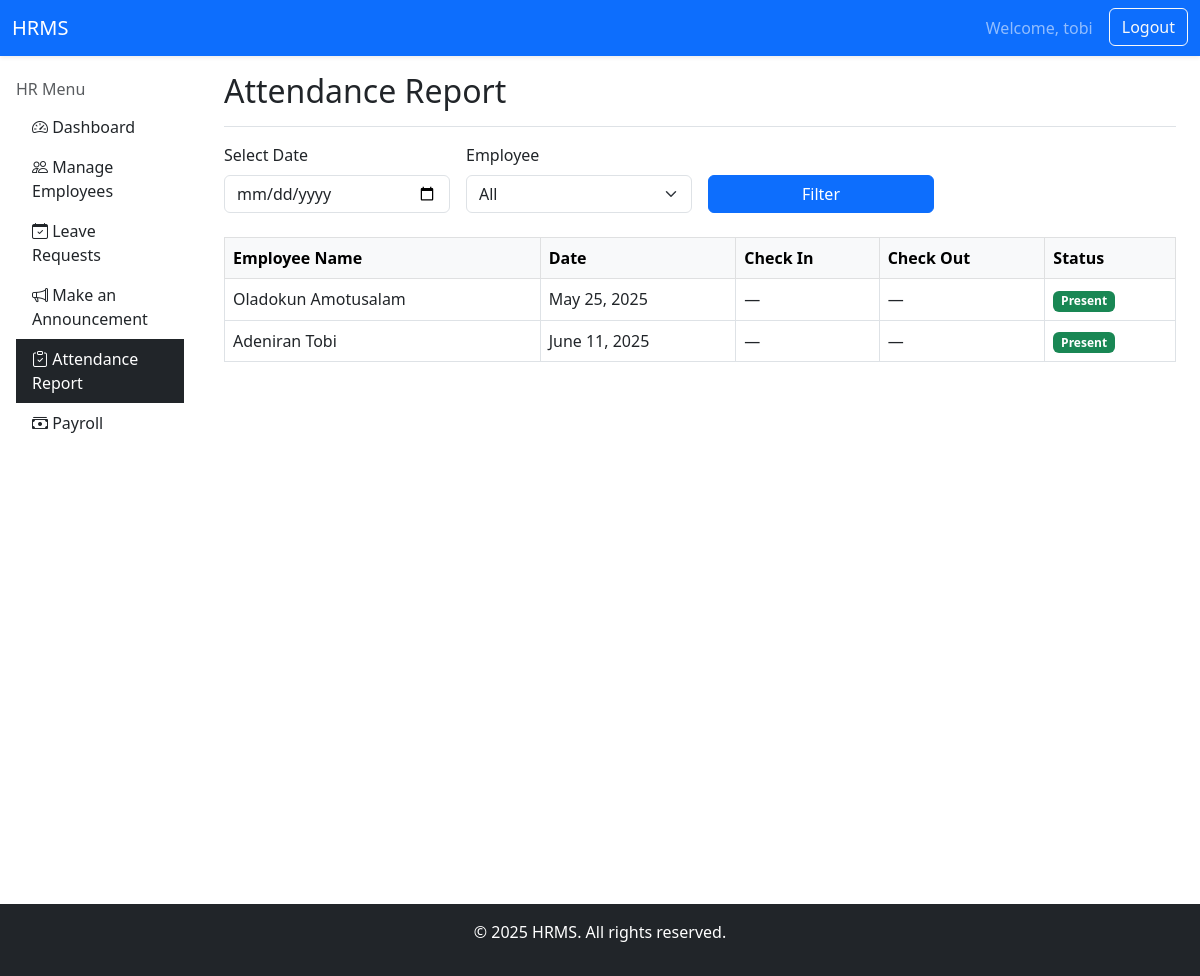
Page /attendance-report/ (signed in) on the earlier database version.
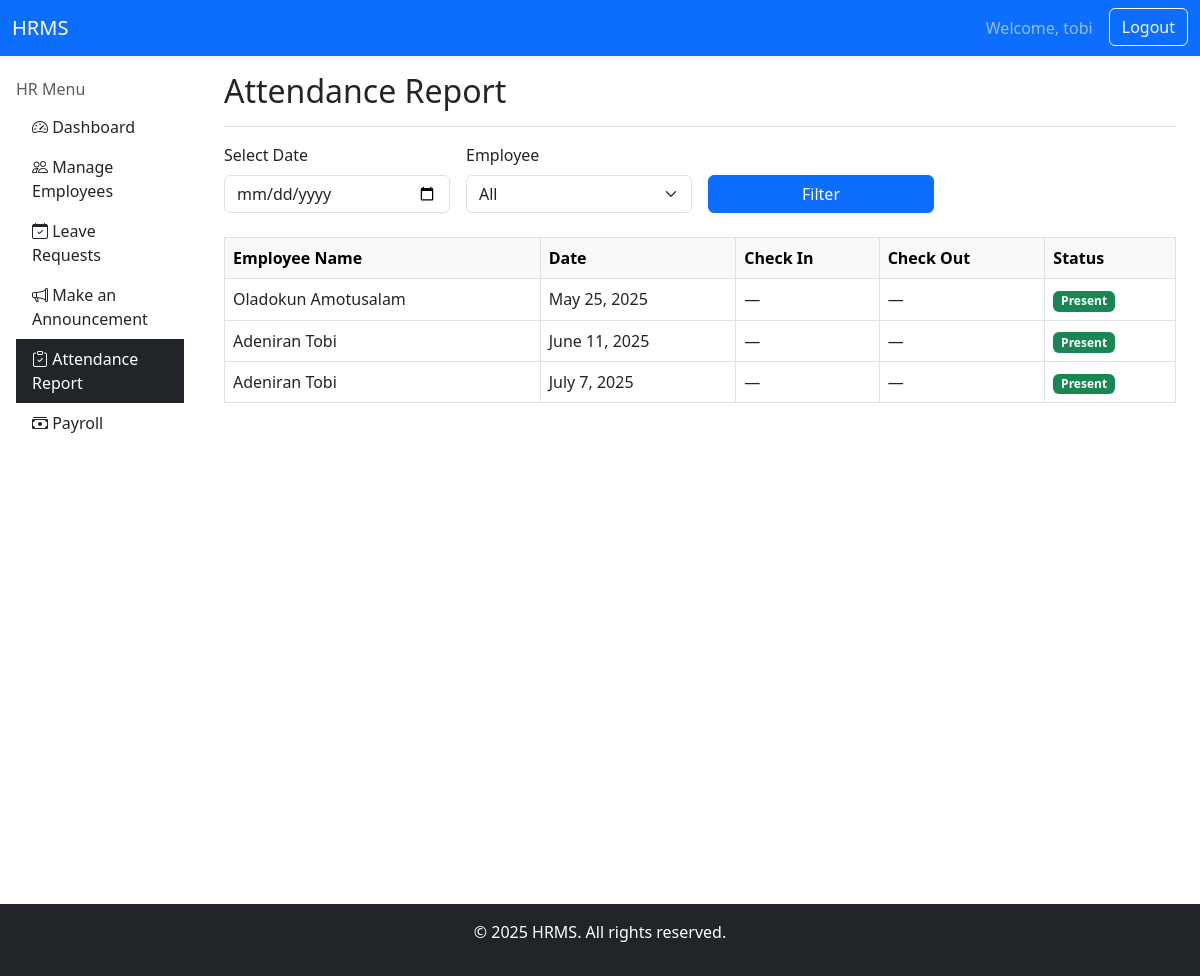
Same page on the later database version.
### core/models.py (models this page shows, shortened)
class Attendance(models.Model):
    STATUS_CHOICES = [
        ('Present', 'Present'),
        ('Absent', 'Absent'),
    ]
    employee = models.ForeignKey(User, on_delete=models.CASCADE)
    date = models.DateField()
    status = models.CharField(max_length=10, choices=STATUS_CHOICES)
    class Meta:
        unique_together = ('employee', 'date')

### core/views.py (the view)
# urls.py: path('attendance-report/', views.attendance_report, name='attendance_report'),
@login_required
def attendance_report(request):
    date = request.GET.get('date')
    username = request.GET.get('employee')
    records = Attendance.objects.all()
    if date:
        records = records.filter(date=date)
    if username:
        records = records.filter(employee__username=username)
    context = {
        'attendance_records': records,
        'employees': Employee.objects.all(),
    }
    return render(request, 'core/attendance_report.html', context)

### templates/core/attendance_report.html (shortened to what this page needs)
{% extends 'core/base.html' %}
{% block brand_link %}
<a class="navbar-brand" href="{% url 'hr_dashboard' %}">HRMS</a>
{% endblock %}
{% block content %}
{% include "core/sidebar.html" %}
    <main class="col-md-9 ms-sm-auto col-lg-10 px-md-4 mt-3">
        <div class="d-flex justify-content-between flex-wrap flex-md-nowrap align-items-center pb-2 mb-3 border-bottom">
            <h2>Attendance Report</h2>
        </div>
        <form method="get" class="row g-3 mb-4">
            <div class="col-md-3">
                <label for="date" class="form-label">Select Date</label>
                <input type="date" name="date" id="date" class="form-control" value="{{ request.GET.date }}">
            </div>
            <div class="col-md-3">
                <label for="employee" class="form-label">Employee</label>
                <select name="employee" id="employee" class="form-select">
                    <option value="">All</option>
                </select>
            </div>
            <div class="col-md-3 align-self-end">
                <button type="submit" class="btn btn-primary w-100">Filter</button>
            </div>
        </form>
        <div class="table-responsive">
            <table class="table table-bordered table-hover">
                <thead class="table-light">
                    <tr>
                        <th>Employee Name</th>
                        <th>Date</th>
                        <th>Check In</th>
                        <th>Check Out</th>
                        <th>Status</th>
                    </tr>
                </thead>
                <tbody>
                    {% if attendance_records %}
                        {% for record in attendance_records %}
                            <tr>
                                <td>{{ record.employee.get_full_name }}</td>
                                <td>{{ record.date }}</td>
                                <td>{{ record.check_in|default:"—" }}</td>
                                <td>{{ record.check_out|default:"—" }}</td>
                                <td>
                                    {% if record.status == 'Present' %}
                                        <span class="badge bg-success">Present</span>
                                    {% elif record.status == 'Absent' %}
                                        <span class="badge bg-danger">Absent</span>
                                    {% else %}
                                        <span class="badge bg-secondary">{{ record.status }}</span>
                                    {% endif %}
                                </td>
                            </tr>
                        {% endfor %}
                    {% else %}
                        <tr>
                            <td colspan="5" class="text-center">No attendance records found.</td>
                        </tr>
                    {% endif %}
                </tbody>
            </table>
        </div>
    </main>
{% endblock %}

Differences in the rows shown:
added Attendance: employee.get_full_name "Adeniran Tobi", date "July 7, 2025", check_in "—", check_out "—", status "Present"
